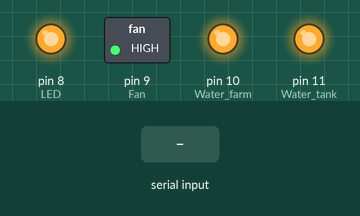
The sketch below on a simulated Arduino Uno, built with avr-gcc and run on an emulated ATmega328P. Shown: switched loads named in the sketch (green lamp = pin HIGH), output pins drawn as LEDs (lit = HIGH). The inputs (shaded band) are chosen by the test bench.

Above: at 1.2 s.
1.3 s: "PUMP1ON\n" received over Serial
At 2.2 s:
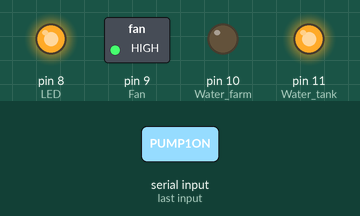
2.8 s: "PUMP2ON\n" received over Serial
At 3.3 s:
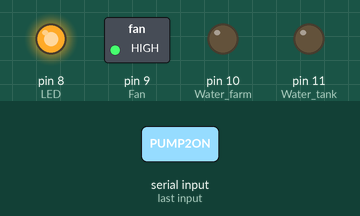
4.3 s: "PUMP1OFF\n" received over Serial
At 5.5 s:
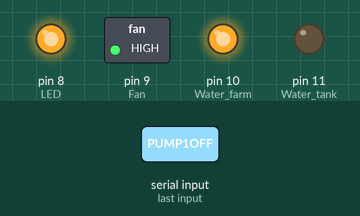
5.8 s: "Light_ON\n" received over Serial
At 6.8 s:
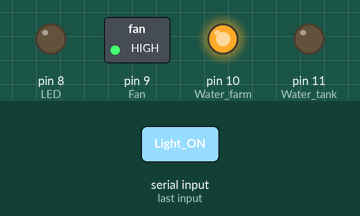
7.3 s: "PUMP2OFF\n" received over Serial
At 8.0 s:
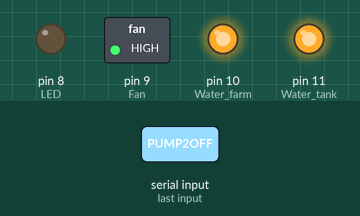
8.8 s: "Fan_ON\n" received over Serial
At 9.1 s:
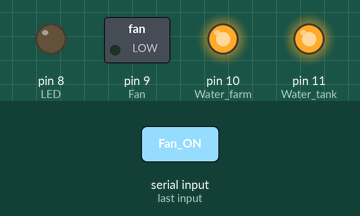
Timing chart, 0 to 11.3 s (numbered marks = the images above; inputs shaded):
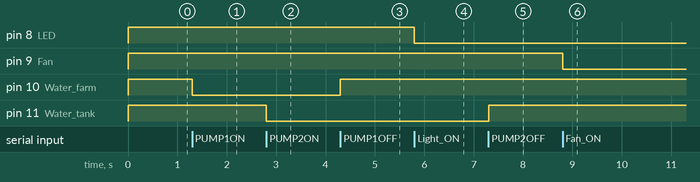

The sketch:

Arduino2.ino
```cpp
#include <avr/wdt.h>

#define Water_tank 11
#define Water_farm 10
#define Fan 9
#define LED 8

void setup() {
  Serial.begin(115200);
  for (int i=LED; i < 12; i++){
    pinMode(i, OUTPUT);
  }
  digitalWrite(LED, HIGH);
  digitalWrite(Water_tank, HIGH);
  digitalWrite(Water_farm, HIGH);
  digitalWrite(Fan, HIGH);

}


void loop() {
  if (Serial.available() > 0) {
    String command = Serial.readStringUntil('\n');
    command.trim();

    // ประมวลผลคำสั่ง
    if (command == "PUMP1ON") {
      digitalWrite(Water_farm, LOW);
    } else if (command == "PUMP1OFF") {
      digitalWrite(Water_farm, HIGH);
    } else if (command == "PUMP2ON") {
      digitalWrite(Water_tank, LOW);
    } else if (command == "PUMP2OFF") {
      digitalWrite(Water_tank, HIGH);
    } else if (command == "Light_ON") {
      digitalWrite(LED, LOW);
    } else if (command == "Light_OFF") {
      digitalWrite(LED, HIGH);
    } else if (command == "Fan_ON") {
      digitalWrite(Fan, LOW);
    } else if (command == "Fan_OFF") {
      digitalWrite(Fan, HIGH);
    } else {
      Serial.println("Unknown command: " + command);
    }
  }
}
```

Measured:
- after the input at 1.3 s, pin 10 (Water_farm): HIGH → LOW at once
- after the input at 2.8 s, pin 11 (Water_tank): HIGH → LOW at once
- after the input at 4.3 s, pin 10 (Water_farm): LOW → HIGH at once
- after the input at 5.8 s, pin 8 (LED): HIGH → LOW at once
- after the input at 7.3 s, pin 11 (Water_tank): LOW → HIGH at once
- after the input at 8.8 s, pin 9 (Fan): HIGH → LOW at once
